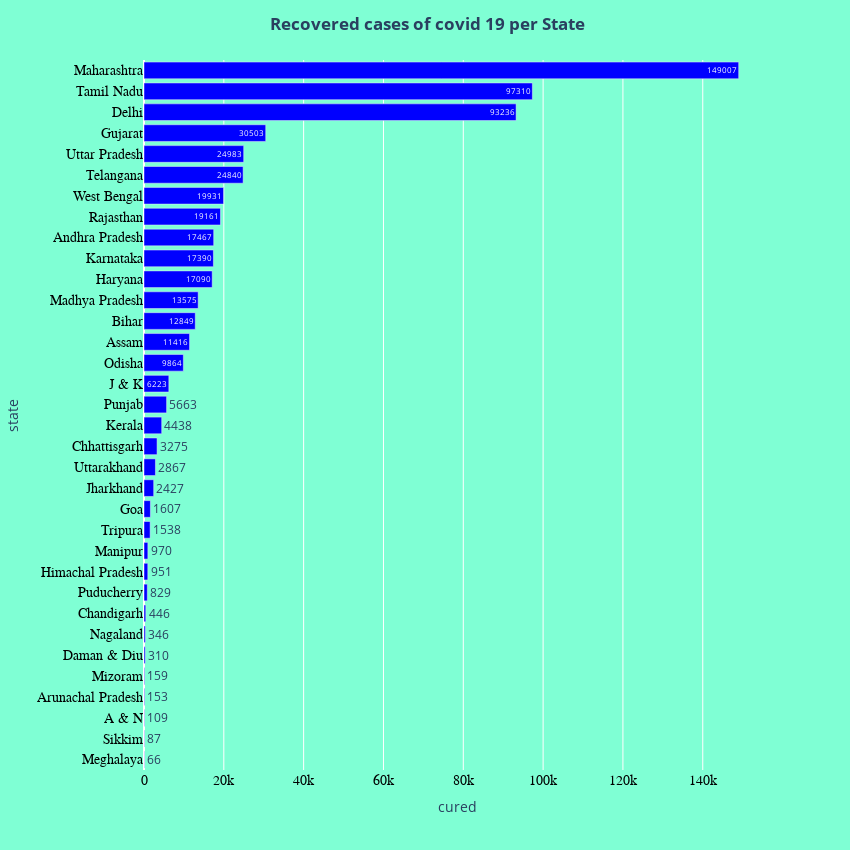

The notebook cell saved with this chart:
### Code cell
recovered = merged.sort_values('cured', ascending = True)
highr = recovered.head(10)
lowr = recovered.tail(10)

fig = px.bar(recovered, x="cured", y="state", orientation='h', text = 'cured')
fig.update_layout(
    title_text='<b> Recovered cases of covid 19 per State<b>',
    title_x=0.5,
    paper_bgcolor='aquamarine',
    plot_bgcolor = "aquamarine",
    autosize=False,
    width= 850,
    height= 850)
fig.update_traces(marker_color='blue')
fig.update_xaxes(tickfont=dict(family='Rockwell', color='black', size=14))
fig.update_yaxes(tickfont=dict(family='Rockwell', color='black', size=14))
fig.show()

### Figure 1 — Plotly figure (JSON) as saved in the notebook; plotly's stock layout.template omitted (floating-point values rounded to 4 significant figures)
{"data": [{"alignmentgroup": "True", "hovertemplate": "cured=%{text}<br>state=%{y}<extra></extra>", "legendgroup": "", "marker": {"color": "blue"}, "name": "", "offsetgroup": "", "orientation": "h", "showlegend": false, "text": [66, 87, 109, 153, 159, 310, 346, 446, 829, 951, 970, 1538, 1607, 2427, 2867, 3275, 4438, 5663, 6223, 9864, 11416, 12849, 13575, 17090, 17390, 17467, 19161, 19931, 24840, 24983, 30503, 93236, 97310, 149007], "textposition": "auto", "type": "bar", "x": [66, 87, 109, 153, 159, 310, 346, 446, 829, 951, 970, 1538, 1607, 2427, 2867, 3275, 4438, 5663, 6223, 9864, 11416, 12849, 13575, 17090, 17390, 17467, 19161, 19931, 24840, 24983, 30503, 93236, 97310, 149007], "xaxis": "x", "y": ["Meghalaya", "Sikkim", "A & N", "Arunachal Pradesh", "Mizoram", "Daman & Diu", "Nagaland", "Chandigarh", "Puducherry", "Himachal Pradesh", "Manipur", "Tripura", "Goa", "Jharkhand", "Uttarakhand", "Chhattisgarh", "Kerala", "Punjab", "J & K", "Odisha", "Assam", "Bihar", "Madhya Pradesh", "Haryana", "Karnataka", "Andhra Pradesh", "Rajasthan", "West Bengal", "Telangana", "Uttar Pradesh", "Gujarat", "Delhi", "Tamil Nadu", "Maharashtra"], "yaxis": "y"}], "layout": {"autosize": false, "barmode": "relative", "height": 850, "legend": {"tracegroupgap": 0}, "margin": {"t": 60}, "paper_bgcolor": "aquamarine", "plot_bgcolor": "aquamarine", "title": {"text": "<b> Recovered cases of covid 19 per State<b>", "x": 0.5}, "width": 850, "xaxis": {"anchor": "y", "domain": [0, 1], "tickfont": {"color": "black", "family": "Rockwell", "size": 14}, "title": {"text": "cured"}}, "yaxis": {"anchor": "x", "domain": [0, 1], "tickfont": {"color": "black", "family": "Rockwell", "size": 14}, "title": {"text": "state"}}}}
